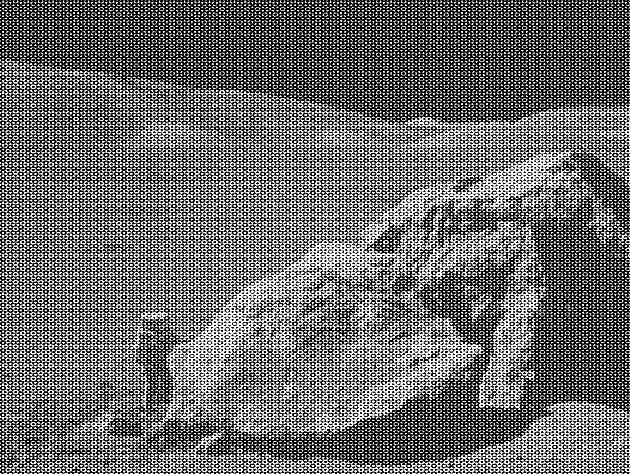
#> input picture moonlanding.png, 630 x 474 px
$ jupyter execute --allow-errors 09ex_Algorithms.ipynb   (shell and % lines are left out)
#> lines starting #> are read from the running program, lines starting #| are printed output that depends on the picture
1\. **Maximum wind speed prediction at the Sprogø station**

The exercise goal is to predict the maximum wind speed occurring every 50 years even if no measure exists for such a period. The available data are only measured over 21 years at the Sprogø meteorological station located in Denmark.

The annual maxima are supposed to fit a normal probability density function. However such function is not going to be estimated because it gives a probability from a wind speed maxima. Finding the maximum wind speed occurring every 50 years requires the opposite approach, the result needs to be found from a defined probability. That is the quantile function role and the exercise goal will be to find it. In the current model, it is supposed that the maximum wind speed occurring every 50 years is defined as the upper 2% quantile.

By definition, the quantile function is the inverse of the cumulative distribution function. The latter describes the probability distribution of an annual maxima. In the exercise, the cumulative probability $p_i$ for a given year i is defined as $p_i = i/(N+1)$ with $N = 21$, the number of measured years. Thus it will be possible to calculate the cumulative probability of every measured wind speed maxima. From those experimental points, the scipy.interpolate module will be very useful for fitting the quantile function. Finally the 50 years maxima is going to be evaluated from the cumulative probability of the 2% quantile.

Practically, load the dataset:

```python
import numpy as np
max_speeds = np.load('max-speeds.npy')
years_nb = max_speeds.shape[0]
```

Compute then the cumulative probability $p_i$ (`cprob`) and sort the maximum speeds from the data. Use then the  UnivariateSpline from scipy.interpolate to define a quantile function and thus estimate the probabilities.

In the current model, the maximum wind speed occurring every 50 years is defined as the upper 2% quantile. As a result, the cumulative probability value will be:

```python
fifty_prob = 1. - 0.02
```

So the storm wind speed occurring every 50 years can be guessed as:

``` python
fifty_wind = quantile_func(fifty_prob)
```

[cell 1]
#load dataset
import numpy as np
#> (the rest of this cell did not finish here and is left out)

Compute then the cumulative probability $p_i$ (cprob) and sort the maximum speeds from the data. Use then the UnivariateSpline from scipy.interpolate to define a quantile function and thus estimate the probabilities.

#> (a cell that did not finish here is left out)

In the current model, the maximum wind speed occurring every 50 years is defined as the upper 2% quantile. As a result, the cumulative probability value will be:

[cell 3]
fifty_prob = 1. - 0.02

So the storm wind speed occurring every 50 years can be guessed as:

#> (a cell that did not finish here is left out)

2\. **Curve fitting of temperature in Alaska**

The temperature extremes in Alaska for each month, starting in January, are given by (in degrees Celcius):

max:  17,  19,  21,  28,  33,  38, 37,  37,  31,  23,  19,  18

min: -62, -59, -56, -46, -32, -18, -9, -13, -25, -46, -52, -58

* Plot these temperature extremes.
* Define a function that can describe min and max temperatures.
* Fit this function to the data with scipy.optimize.curve_fit().
* Plot the result. Is the fit reasonable? If not, why?
* Is the time offset for min and max temperatures the same within the fit accuracy?

[cell 5]
import matplotlib.pyplot as plt
from scipy.optimize import curve_fit
from scipy.optimize import minimize

months = [i for i in range(1,13)]
maxT = [17,  19,  21,  28,  33,  38, 37,  37,  31,  23,  19,  18]
minT = [-62, -59, -56, -46, -32, -18, -9, -13, -25, -46, -52, -58]

# Plot these temperature extremes
fig, axes = plt.subplots(1,2, figsize=(15,5))

axes[0].scatter(months, maxT, label="data")
axes[0].set_title("Maximum temperatures")
axes[0].set_xlabel("months")
axes[0].set_ylabel("T (C)")

axes[1].scatter(months, minT, label="data")
axes[1].set_title("Minimum temperatures")
axes[1].set_xlabel("months")
axes[1].set_ylabel("T (C)")

# Define a function that can describe min and max temperatures
def gaussian(x, A, mu, std, c):
    return A*np.exp(-(x-mu)**2/(2*std**2))+c

# Fit this function to the data with scipy.optimize.curve_fit()
p0_M = [40, 7, 4, 0]
popt_M, pcov_M= curve_fit(gaussian, months, maxT, p0_M)

p0_m = [50, 7, 4, -60]
popt_m, pcov_m= curve_fit(gaussian, months, minT, p0_m)

# Plot the result
x = np.linspace(1, 12, 1000)

axes[0].plot(x, gaussian(x, *popt_M), c="tab:orange", label="fit")
axes[0].legend()
axes[1].plot(x, gaussian(x, *popt_m), c="tab:orange", label="fit")
axes[1].legend()

# Is the time offset for min and max temperatures the same within the fit accuracy?
print("Time offset for maxT: %4.2f+-%4.2f"%(popt_M[1], np.sqrt(pcov_M[1,1])))
print("Time offset for minT: %4.2f+-%4.2f"%(popt_m[1], np.sqrt(pcov_m[1,1])))
comp = abs(popt_M[1]-popt_m[1])/np.sqrt(pcov_m[1,1]+pcov_M[1,1])
print("\n Compability between the two: %3.1f => they are not the same within the fit accuracy"%(comp))
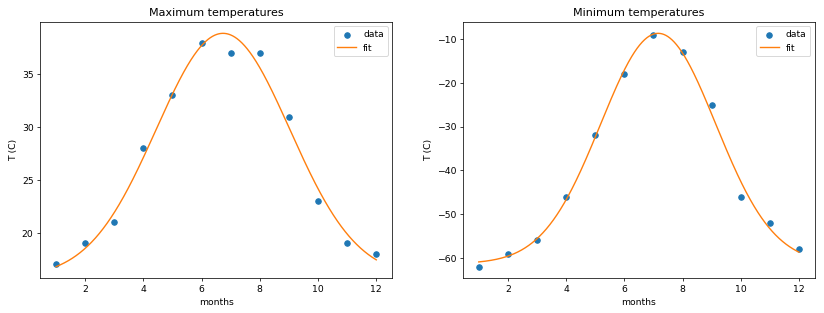
#> figure drawn by matplotlib, 2 panels; panel 1: curve peaks at x = 6.74, y = 38.87; panel 2: curve peaks at x = 7.17, y = -8.67

[cell 6]
# goodness of the fit
residuals = maxT- gaussian(months, *popt_M)
ss_res = np.sum(residuals**2)
ss_tot = np.sum((maxT-np.mean(maxT))**2)
r_squared_M = 1 - (ss_res/ss_tot)

residuals = minT- gaussian(months, *popt_m)
ss_res = np.sum(residuals**2)
ss_tot = np.sum((minT-np.mean(minT))**2)
r_squared_m = 1 - (ss_res/ss_tot)

print("The fit is good? Look at R^2: \n maxT->%4.3f \n minT->%4.3f \nIt seems good"%(r_squared_M, r_squared_m))

3\. **2D minimization of a six-hump camelback function**

$$
f(x,y) = \left(4-2.1x^2+\frac{x^4}{3} \right) x^2 +xy + (4y^2 -4)y^2
$$

has multiple global and local minima. Find the global minima of this function.

Hints:

* Variables can be restricted to $-2 < x < 2$ and $-1 < y < 1$.
* Use numpy.meshgrid() and pylab.imshow() to find visually the regions.
* Use scipy.optimize.minimize(), optionally trying out several of its methods.

How many global minima are there, and what is the function value at those points? What happens for an initial guess of $(x, y) = (0, 0)$ ?

[cell 7]
import numpy as np
import matplotlib.pyplot as plt
from scipy.optimize import curve_fit
from scipy.optimize import minimize

[cell 8]
def f(X):
    x = X[0]
    y = X[1]
    return (4-2.1*x**2+x**4/3)*x**2+x*y+(4*y**2-4)*y**2

x = np.linspace(-2, 2, 100)
y = np.linspace(-1, 1, 100)

mesh = np.meshgrid(x, y)
plt.imshow(f(mesh), extent=(-2, 2, -1, 1))

# fin global minima of this function
minima_list = []
minima = minimize(f, (0, 0.75))
print("The first minima found is", minima["x"], "with value:", minima["fun"])
plt.scatter(minima["x"][0], minima["x"][1], label="minima 1")
minima_list.append(minima)

minima = minimize(f, (0, -0.75))
print("The second minima found is", minima["x"], "with value:", minima["fun"])
plt.scatter(minima["x"][0], minima["x"][1], label="minima 2")
minima_list.append(minima)

# What happens for an initial guess of (x, y) = (0, 0)?
solution = minimize(f, (0, 0))
print("The minima with initial guess (0, 0) is", solution["x"])

plt.legend()
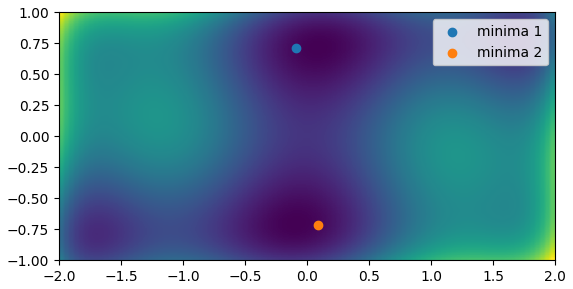
#> figure drawn by matplotlib, 1 panel

[cell 9]
# Plot the surface for a better interpretation
#%matplotlib widget

fig, ax = plt.subplots(subplot_kw={"projection": "3d"}, figsize=(10,10))
surf = ax.plot_surface(mesh[0], mesh[1], f(mesh), cmap="jet",
                       linewidth=0, antialiased=False)
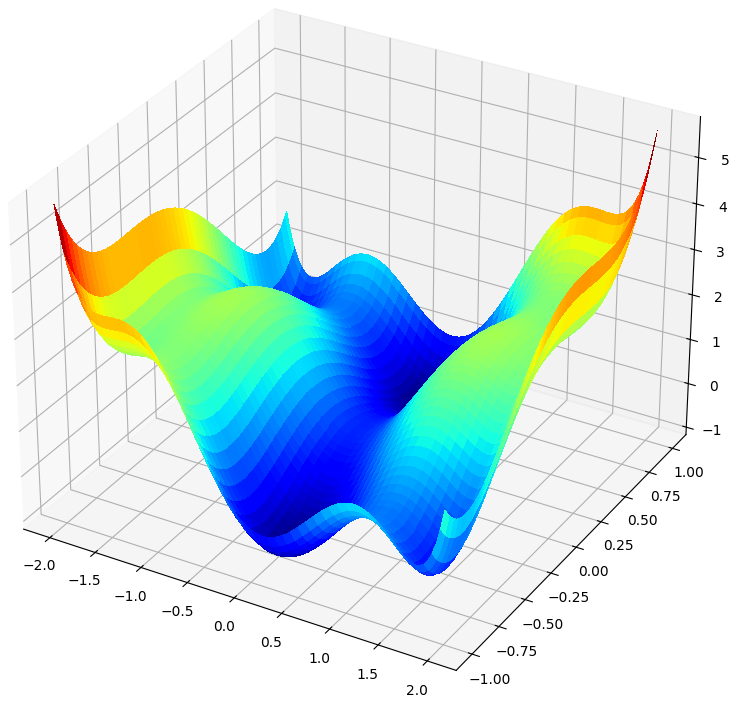
#> figure drawn by matplotlib, 1 panel

4\. **FFT of a simple dataset**

Performe a periodicity analysis on the lynxs-hares population

#> (a cell that did not finish here is left out)

[cell 11]
import numpy as np
import matplotlib.pyplot as plt
from scipy import stats
from scipy.interpolate import interp1d
from scipy import fftpack
from matplotlib.colors import LogNorm

# compute FFT of the two populations
#> (the rest of this cell did not finish here and is left out)

#> (a cell that did not finish here is left out)

5\. **FFT of an image**

* Examine the provided image `moonlanding.png`, which is heavily contaminated with periodic noise. In this exercise, we aim to clean up the noise using the Fast Fourier Transform.
* Load the image using pylab.imread().
* Find and use the 2-D FFT function in scipy.fftpack, and plot the spectrum (Fourier transform of) the image. Do you have any trouble visualising the spectrum? If so, why?
* The spectrum consists of high and low frequency components. The noise is contained in the high-frequency part of the spectrum, so set some of those components to zero (use array slicing).
* Apply the inverse Fourier transform to see the resulting image.

[cell 13]
# Import the image as a 2D numpy array
from scipy import fftpack
from matplotlib.colors import LogNorm
image = plt.imread("moonlanding.png")
#> image is the input picture: shape (474, 630) float32; min 0, max 1, mean 0.424
plt.imshow(image, cmap='gray')
plt.title("original image w periodic noise")
plt.show()

[cell 14]
# Perform a 2D FFT
image_fft = fftpack.fft2(image)
plt.imshow(np.abs(image_fft), norm=LogNorm(vmin=5, vmax=np.abs(image_fft).max()))
plt.title("2D FFT of original image")
plt.colorbar()
plt.show()
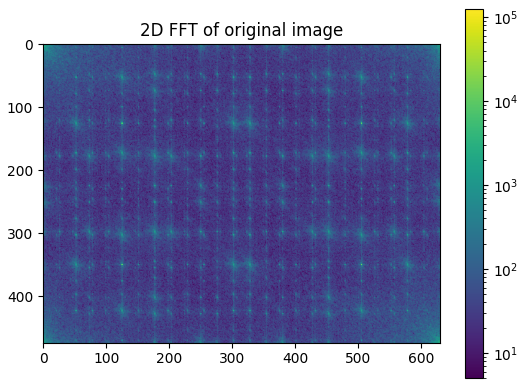
#> figure drawn by matplotlib, 2 panels

[cell 15]
# Inspect the spectrum, and try to locate the regions of the power spectrum
# that contain the signal and those which contain the periodic noise

magnitudes = np.reshape(np.abs(image_fft), (np.prod(image_fft.shape)))
plt.hist(magnitudes, bins=1000, range=[0,3000])
plt.xlabel("magnitude")
plt.ylabel("counts/bin")
plt.show()
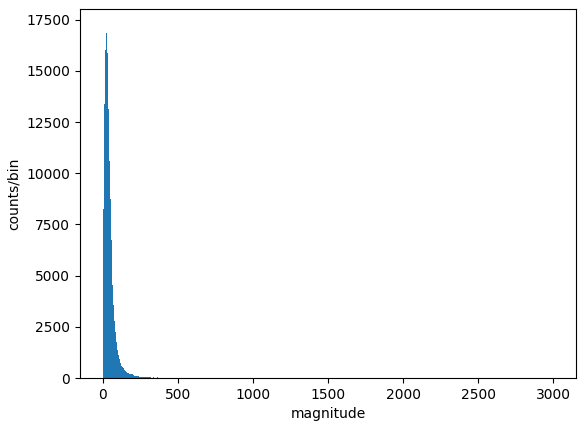
#> figure drawn by matplotlib, 1 panel; tallest bar 17176 high, from x = 27 to 30

[cell 16]
# Trying to cancel out higher magnitude regions
filtered_image_fft = image_fft.copy()
filtered_image_fft[np.abs(image_fft)>3000]=0
plt.imshow(np.abs(filtered_image_fft), norm=LogNorm(vmin=5, vmax=np.abs(image_fft).max()))
plt.title("2D FFT of cleaned image")
plt.colorbar()
plt.show()

[cell 17]
# Apply the inverse Fourier transform to plot the resulting image
filtered_image = np.real(fftpack.ifft2(filtered_image_fft))
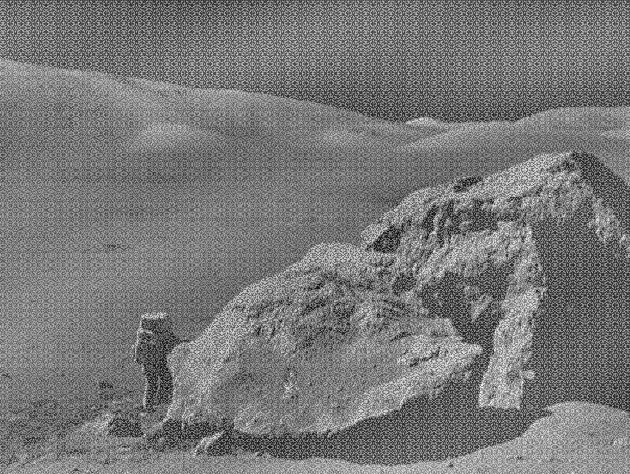
#> filtered_image: shape (474, 630) float32; min -0.545, max 0.609, mean 6.13e-10; drawn with min black and max white

fig, ax = plt.subplots(2, 2, figsize=(10, 8))
ax[0, 0].imshow(np.abs(image_fft), norm=LogNorm(vmin=5, vmax=np.abs(image_fft).max()))
ax[0, 0].set_title("original image 2D FFT")
ax[0, 1].imshow(np.abs(filtered_image_fft), norm=LogNorm(vmin=5, vmax=np.abs(image_fft).max()))
ax[0, 1].set_title("filtered 2D FFT")
ax[1, 0].imshow(image, cmap='gray')
ax[1, 0].set_title("original image")
ax[1, 1].imshow(filtered_image, cmap='gray')
ax[1, 1].set_title("filtered image")
plt.show()
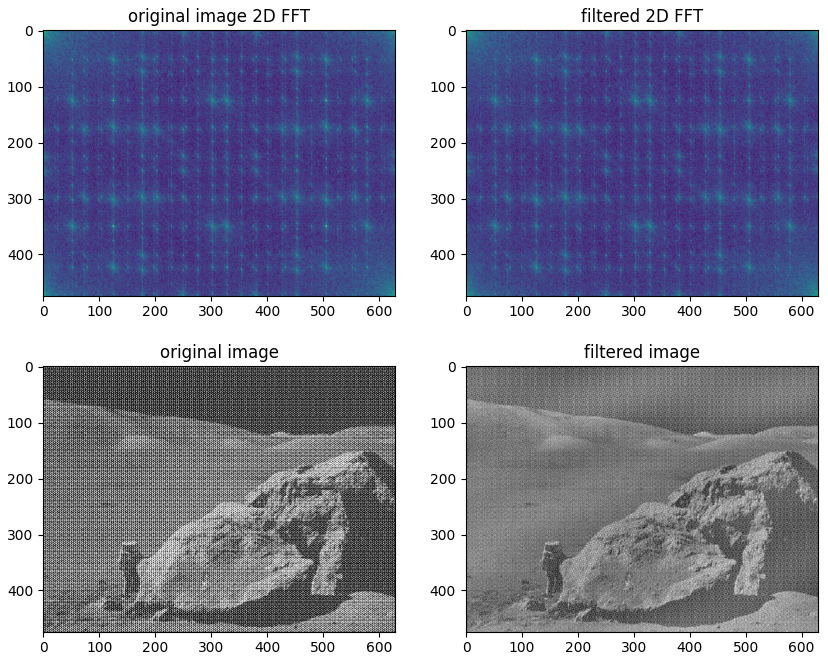
#> figure drawn by matplotlib, 4 panels
